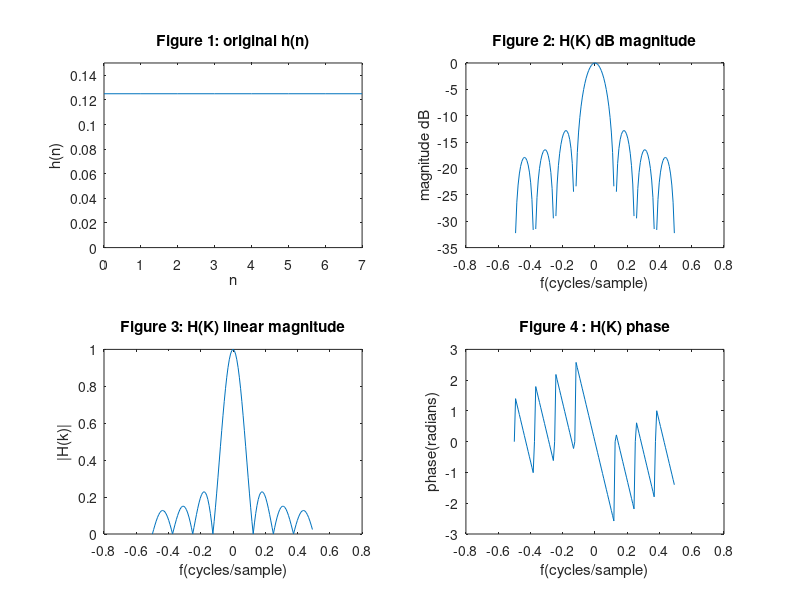
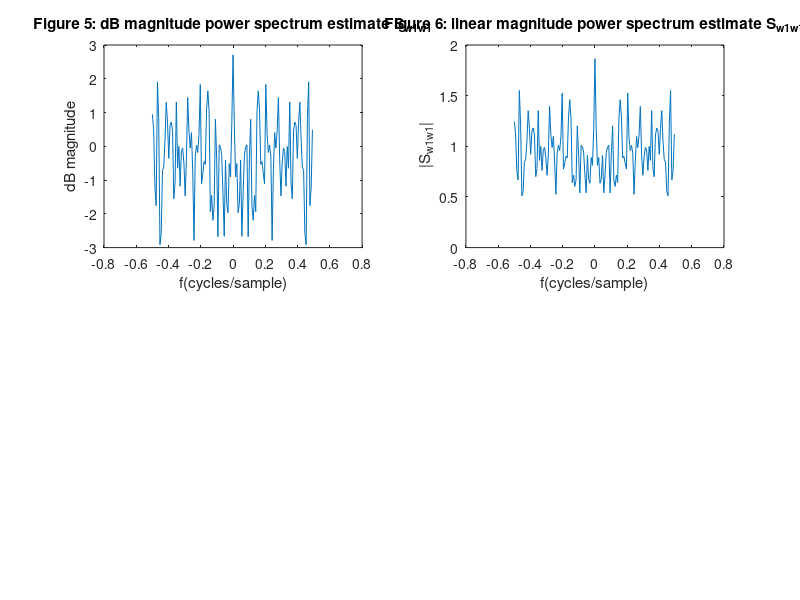

The MATLAB script that drew these images, in order: (Note: this script raises an error after producing the figures.)
close all;
clear all;
clc;

%% Part A: 
hn = zeros(1,8);
hn(1,:) = 1/8;

N = 1024;
% standard normal distribution
w1n = randn(1,N);
w2n = sqrt(1/32).* randn(1,N) + 0;

NFFT = 128;
Hk = fftshift(fft(hn,NFFT));
fk = 1/NFFT * (0:NFFT-1) - 0.5;
tosave = figure;
subplot(2,2,1);
plot(0:7, hn);
axis([0 7 0 0.15]);
title('Figure 1: original h(n)')
xlabel('n'); 
ylabel('h(n)');

subplot(2,2,2);
plot(fk, 20 * log10(abs(Hk)));
title('Figure 2: H(K) dB magnitude')
xlabel('f(cycles/sample)'); 
ylabel('magnitude dB');

subplot(2,2,3);
plot(fk, abs(Hk));
title('Figure 3: H(K) linear magnitude')
xlabel('f(cycles/sample)'); 
ylabel('|H(k)|');

subplot(2,2,4);
plot(fk, angle(Hk));
title('Figure 4 : H(K) phase')
xlabel('f(cycles/sample)'); 
ylabel('phase(radians)');

saveas(tosave, 'Figure1_2_3_4.jpg');

%% Part B:
filtered = conv(w1n,hn);
yn = filtered(1:1024);
rn = w2n + yn;
window = hamming(NFFT);

% 50 percent overlap
k = (1024/128) * 2 - 1;
SUM = 0;
for i = 1 : k
    left = (i-1)*NFFT/2+1;
    right = (i-1)*NFFT/2+NFFT;
    temp = fftshift(fft(w1n(left:right).*window',NFFT));
    SUM = SUM + abs(temp) .* abs(temp); 
end

avg = SUM/k;
u = 1/NFFT * sum(window.^2);
Sw1w1 = avg / (NFFT * u);
figure;
subplot(2,2,1);
plot(fk, 10*log10(abs(Sw1w1)));
title('Figure 5: dB magnitude power spectrum estimate S_{w1w1}'); 
xlabel('f(cycles/sample)'); 
ylabel('dB magnitude');
subplot(2,2,2);
plot(fk, abs(Sw1w1));
title('Figure 6: linear magnitude power spectrum estimate S_{w1w1}'); 
xlabel('f(cycles/sample)');
ylabel(' |S_{w1w1}|');

Sw2w2 = fftshift(pwelch(w2n, window, NFFT/2, NFFT, 1, 'twosided'));
subplot(2,2,3);
plot(fk, 10*log10(abs(Sw2w2')));
title('Figure 7: dB magnitude power spectrum estimate S_{w2w2}'); 
xlabel('f(cycles/sample)'); 
ylabel('dB magnitude');
subplot(2,2,4);
plot(fk, abs(Sw2w2'));
title('Figure 8: linear magnitude power spectrum estimate S_{w2w2}'); 
xlabel('f(cycles/sample)');
ylabel(' |S_{w2w2}|');

Syy = fftshift(pwelch(yn, window, NFFT/2, NFFT, 1, 'twosided'));
figure;
subplot(2,2,1);
plot(fk, 10*log10(abs(Syy')));
title('Figure 9: dB magnitude power spectrum estimate S_{yy}'); 
xlabel('f(cycles/sample)'); 
ylabel('dB magnitude');
subplot(2,2,2);
plot(fk, abs(Syy'));
title('Figure 10: linear magnitude power spectrum estimate S_{yy}'); 
xlabel('f(cycles/sample)');
ylabel(' |Y_{nn}|');

Srr = fftshift(pwelch(rn, window, NFFT/2, NFFT, 1, 'twosided'));
subplot(2,2,3);
plot(fk, 10*log10(abs(Srr')));
title('Figure 11: dB magnitude power spectrum estimate S_{yy}'); 
xlabel('f(cycles/sample)'); 
ylabel('dB magnitude');
subplot(2,2,4);
plot(fk, abs(Srr'));
title('Figure 12: linear magnitude power spectrum estimate S_{yy}'); 
xlabel('f(cycles/sample)');
ylabel(' |Y_{nn}|');

%% Part c using cpsd for cross power spectral
Syw1 = fftshift(cpsd(yn,w1n, window, NFFT/2, NFFT, 1, 'twosided'));
figure;
subplot(3,2,1);
plot(fk, 10*log10(abs(Syw1)));
title('Figure 13: dB magnitude power spectrum estimate S_{yw1}'); 
xlabel('f(cycles/sample)'); 
ylabel('dB magnitude');
subplot(3,2,2);
plot(fk, abs(Syw1));
title('Figure 14: linear magnitude power spectrum estimate S_{yw1}'); 
xlabel('f(cycles/sample)');
ylabel(' |Y_{yw1}|');
subplot(3,2,3);
plot(fk, angle(Syw1));
title('Figure 15: phase power spectrum estimate S_{yw1}'); 
xlabel('f(cycles/sample)');
ylabel('phase(radians)');

Srw1 = fftshift(cpsd(rn,w1n, window, NFFT/2, NFFT, 1, 'twosided'));
subplot(3,2,4);
plot(fk, 10*log10(abs(Srw1)));
title('Figure 16: dB magnitude power spectrum estimate S_{rw1}'); 
xlabel('f(cycles/sample)'); 
ylabel('dB magnitude');
subplot(3,2,5);
plot(fk, abs(Srw1));
title('Figure 17: linear magnitude power spectrum estimate S_{rw1}'); 
xlabel('f(cycles/sample)');
ylabel(' |S_{rw1}|');
subplot(3,2,6);
plot(fk, angle(Srw1));
title('Figure 18: phase power spectrum estimate S_{rw1}'); 
xlabel('f(cycles/sample)');
ylabel('phase(radians)');

%% Part D
Hw1y = Syw1./Sw1w1';
Hw1r = Srw1./Sw1w1';
figure;
subplot(3,2,1);
plot(fk, 10*log10(abs(Hw1y)));
title('Figure 19: dB magnitude power spectrum estimate H_{w1y}'); 
xlabel('f(cycles/sample)'); 
ylabel('dB magnitude');
line([fk(65) fk(65)],[-1.3+10*log10(abs(Hw1y(65))) 1.1+10*log10(abs(Hw1y(65)))], 'Color', 'red');
line([fk(89) fk(89)],[-1.3+10*log10(abs(Hw1y(89))) 1.1+10*log10(abs(Hw1y(89)))], 'Color', 'red');
line([fk(105) fk(105)],[-1.3+10*log10(abs(Hw1y(105))) 1.1+10*log10(abs(Hw1y(105)))], 'Color', 'red');
subplot(3,2,2);
plot(fk, abs(Hw1y));
title('Figure 20: linear magnitude power spectrum estimate H_{w1y}'); 
xlabel('f(cycles/sample)'); 
ylabel('|H_{w1y}|');
subplot(3,2,3);
plot(fk, angle(Hw1y));
title('Figure 21: Phase : H_{w1y})'); 
xlabel('f(cycles/sample)'); 
ylabel('phase(radians)');
phase = angle(Hw1y);
line([fk(65) fk(65)],[-8/180*pi+phase(65) 8/180*pi+phase(65)], 'Color', 'red');
line([fk(89) fk(89)],[-8/180*pi+phase(89) 8/180*pi+phase(89)], 'Color', 'red');
line([fk(105) fk(105)],[-8/180*pi+phase(105) 8/180*pi+phase(105)], 'Color', 'red');
subplot(3,2,4);
plot(fk, 10*log10(abs(Hw1r)));
title('Figure 22: dB magnitude power spectrum estimate H_{w1r}'); 
xlabel('f(cycles/sample)'); 
ylabel('dB magnitude');
% 90 percent confidence interval
line([fk(65) fk(65)],[-1.3+10*log10(abs(Hw1r(65))) 1.1+10*log10(abs(Hw1r(65)))], 'Color', 'red');
line([fk(89) fk(89)],[-3.5+10*log10(abs(Hw1r(89))) 2.5+10*log10(abs(Hw1r(89)))], 'Color', 'red');
line([fk(105) fk(105)],[-3.5+10*log10(abs(Hw1r(105))) 2.5+10*log10(abs(Hw1r(105)))], 'Color', 'red');
subplot(3,2,5);
plot(fk, abs(Hw1r));
title('Figure 23: linear magnitude power spectrum estimate H_{w1r}'); 
xlabel('f(cycles/sample)'); 
ylabel('|H_{w1y}|');
subplot(3,2,6);
plot(fk, angle(Hw1r));
title('Figure 24: Phase : H_{w1r})'); 
xlabel('f(cycles/sample)'); 
ylabel('phase(radians)');
phase = angle(Hw1r);
line([fk(65) fk(65)],[-8/180*pi+phase(65) 8/180*pi+phase(65)], 'Color', 'red');
line([fk(89) fk(89)],[-8/180*pi+phase(89) 8/180*pi+phase(89)], 'Color', 'red');
line([fk(105) fk(105)],[-8/180*pi+phase(105) 8/180*pi+phase(105)], 'Color', 'red');
%% Part E Magnitude-squared coherence function estimates
Gw1y = (abs(Syw1').^2)./(abs(Sw1w1).* abs(Syy'));
Gw2y = (abs(Srw1').^2)./(abs(Sw1w1).* abs(Srr'));
figure;
subplot(1,2,1);
plot(fk,abs(Gw1y));
magnitude1 = abs(Gw1y);
title('Figure 25: linear magnitude : \gamma^2_{w1y}'); 
xlabel('f(cycles/sample)'); 
ylabel('|\gamma^2_{w1y}|');
line([fk(65) fk(65)],[0.94 1], 'Color', 'red');
line([fk(89) fk(89)],[0.94 1], 'Color', 'red');
line([fk(105) fk(105)],[0.94 1],'Color', 'red');
subplot(1,2,2);
plot(fk,abs(Gw2y));
title('Figure 26: linear magnitude : \gamma^2_{w1r}'); 
xlabel('f(cycles/sample_)'); 
ylabel('|\gamma^2_{w1r}|');
line([fk(65) fk(65)],[0.94 1], 'Color', 'red');
line([fk(89) fk(89)],[0.25 0.67], 'Color', 'red');
line([fk(105) fk(105)],[0.50 0.81],'Color', 'red');
